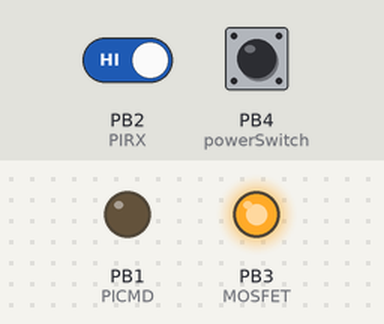
The sketch below on a simulated ATtiny85, built with avr-gcc and run on an emulated ATtiny85. On the bench: output pins drawn as LEDs (lit = HIGH). The test bench sets the inputs (shaded band); at power-on: PB4 (powerSwitch) HIGH, PB2 (PIRX) HIGH.

Above: at 8.2 s.
8.3 s: PB4 (powerSwitch) pulled LOW for 0.15 s
At 8.9 s:
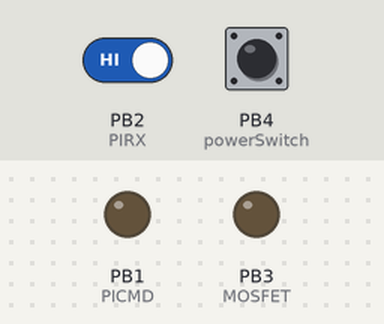
At 19.7 s:
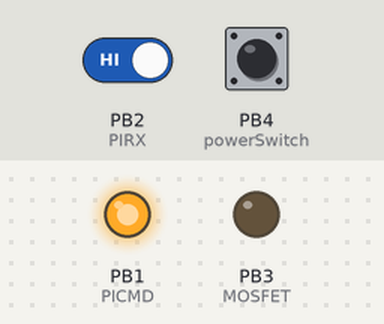
Timing chart, 0 to 20.4 s (numbered marks = the images above; inputs shaded):
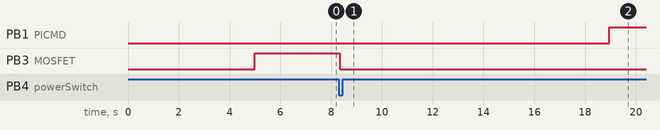

Measured:
- after the input at 8.3 s, PB1 (PICMD): LOW → HIGH after 10.7 s; PB3 (MOSFET): HIGH → LOW at once

The sketch:

PowerManagement_attiny45.ino
```cpp
#define POWSWITCH 4
#define PICMD 1 // Command to let Pi know intent to shutdown. Goes High when System should be shutdown
#define PIRX 2 //  Command from Pi. Will be low during operation of Pi. Will go high when Pi has been safely shut down


const int MOSFET = 3;
const int powerSwitch = 4;
uint32_t startTime = millis();
int flag = 0;

int PowerState = 0; //assume power is off
int MOSFET_State = 0;//start with MOSFET Disabled
int Invrt_pow = 1;//Drive P-Channel MOSFETs low to turn on. set to 1 to invert MOSFET control output. Else, 0 to make "On" Logic 1.


uint32_t timeToWait_Max = 120; //Maximum number of seconds to wait before turning off system
uint32_t timeToWait_AfterOff = 10; //Number of seconds to wait after system sent OK to power off

void turnMOSFEToff(int invertOut)
{
      // turn Power off:
    MOSFET_State = 0;
    PowerState = 0;


    if(invertOut)
     digitalWrite(MOSFET, 1);
    else
     digitalWrite(MOSFET, MOSFET_State);


    delay(2000);
}

void turnMOSFETon(int invertOut){
      // turn Power on:
    MOSFET_State = 1;
    PowerState = 1;

    if(invertOut)
     digitalWrite(MOSFET, 0);
    else
     digitalWrite(MOSFET, MOSFET_State);

    delay(10000);


}

int PiIsOn()
{
 int j =0;
 for(j=0;j<10;j++)
 {
  if(digitalRead(PIRX) == LOW)
   return(1);
  else
   delay(50);
 }

 return(0);
}

int powerSwitchOn(){
  int i = 0;
  int j = 0;

  for (i=0;i<10;i++){
 if (digitalRead(powerSwitch) == 0 ){
	return 1;
 }

   delay(60);
  }

  if(j >= 5)
   return 1;
 else
  return 0;
 }

void setup()
{

	delay(5000);

    pinMode(powerSwitch, INPUT);//Set Power Switch Pin as input
    digitalWrite(powerSwitch, HIGH); //Enable Pull Up Resistor


  pinMode(MOSFET, OUTPUT);//Set MOSFET Control as an output
  turnMOSFEToff(Invrt_pow); //Turn off MOSFET
  pinMode(PICMD, OUTPUT);//Set Pi CMD as an output
  digitalWrite(PICMD, LOW);

  pinMode(PIRX, INPUT);//Set Pi RX as an input
  digitalWrite(PIRX, HIGH); //Enable Pull Up Resistor


}

void loop()
{

  if ( (PowerState == 0) && powerSwitchOn() ) // If power is Off AND power Switch is On
     turnMOSFETon(Invrt_pow); //Turn On System Power

  else if ( PowerState && (powerSwitchOn() == 0) ) //If Power Is On, but Power Switch is NOT in the on state...
  {
    digitalWrite(PICMD, HIGH);//Initialize Pi to shutdown
    startTime = millis();

    if (PiIsOn() == 1){ //Assume Pi is notifying power controller of it's state. Use this to know when to shut down
     while ( (millis() < (startTime + ( (timeToWait_Max - timeToWait_AfterOff) * 1000)))  && PiIsOn() );//Wait Maximum time until Pi Turns off
      delay(timeToWait_AfterOff * 1000);//After Pi Turns off, wait specified ammount of time
      }

    else
      delay(timeToWait_Max * 1000);//Wait Maximum Ammount of time

    digitalWrite(PICMD, LOW);
    turnMOSFEToff(Invrt_pow);//Turn Off System Power

    delay(500);
   }

delay(10);
}
```
